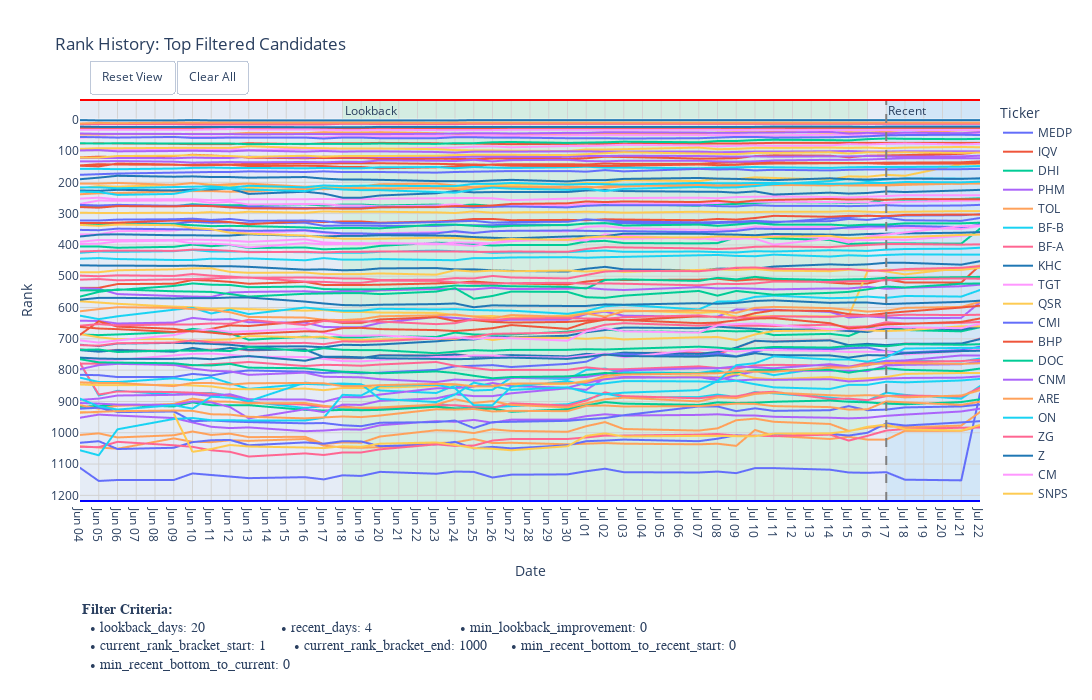

Notebook code cell kept with this figure:
### Markdown cell above
### Step 6: Visualize Top Candidates

Plot the rank history for the top candidates to visually verify their performance and trends.

### Code cell
print("--- Step 6: Plotting rank history for top candidates ---")

if tickers_to_plot:
    plot_days = PERIOD_PARAMS['lookback_days'] + PERIOD_PARAMS['recent_days'] + 10
    # Combine both dictionaries for complete context in the plot's annotation
    full_criteria_for_plot = {**PERIOD_PARAMS, **METRIC_FILTERS}
    
    plotting_utils.plot_rank_with_criteria(
        df_rank_history=df_rank_history.iloc[:, -plot_days:],
        ticker_list=tickers_to_plot,
        title_suffix="Top Filtered Candidates",
        filter_criteria=full_criteria_for_plot, # Pass the combined dict
        width=1150,
        height=700,
    )
else:
    print("No candidates found to plot.")
